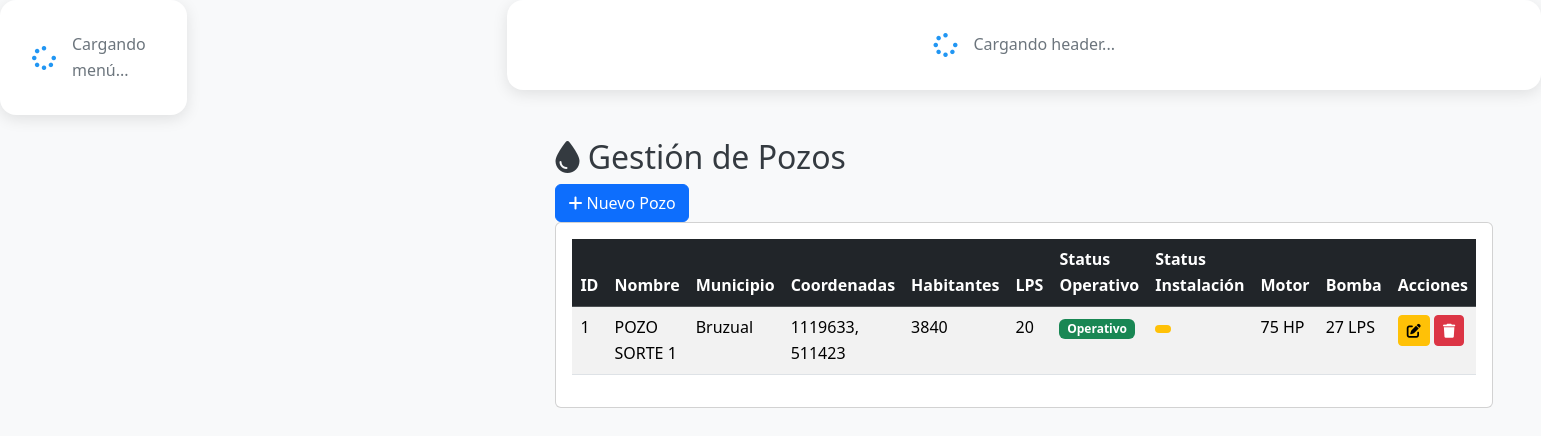
/views/pozos.php (signed in), run on the app's committed database.
### tables this page shows
CREATE TABLE `posos` (
  `id` bigint unsigned NOT NULL AUTO_INCREMENT,
  `nombre` varchar(100) DEFAULT NULL,
  `municipio` varchar(100) DEFAULT NULL,
  `norte` varchar(100) DEFAULT NULL,
  `este` varchar(100) DEFAULT NULL,
  `sectores` text,
  `habitantes` varchar(100) DEFAULT NULL,
  `lps` varchar(100) DEFAULT NULL,
  `statuso` varchar(100) DEFAULT NULL,
  `statusi` varchar(100) DEFAULT NULL,
  `motor_id` bigint unsigned DEFAULT NULL,
  `bomba_id` bigint unsigned DEFAULT NULL,
  PRIMARY KEY (`id`),
  KEY `posos_motores_fk` (`motor_id`),
  KEY `posos_bombas_fk` (`bomba_id`),
  CONSTRAINT `posos_bombas_fk` FOREIGN KEY (`bomba_id`) REFERENCES `bombas` (`id`) ON DELETE SET NULL ON UPDATE CASCADE,
  CONSTRAINT `posos_motores_fk` FOREIGN KEY (`motor_id`) REFERENCES `motores` (`id`) ON DELETE SET NULL ON UPDATE CASCADE
);

CREATE TABLE `municipios` (
  `id` bigint unsigned NOT NULL AUTO_INCREMENT,
  `municipio` varchar(100) DEFAULT NULL,
  PRIMARY KEY (`id`)
);

CREATE TABLE `motores` (
  `id` bigint unsigned NOT NULL AUTO_INCREMENT,
  `hp` varchar(100) DEFAULT NULL,
  `voltaje` varchar(100) DEFAULT NULL,
  `tipo` varchar(100) DEFAULT NULL,
  `cuerpo` varchar(100) DEFAULT NULL,
  PRIMARY KEY (`id`)
);

CREATE TABLE `bombas` (
  `id` bigint unsigned NOT NULL AUTO_INCREMENT,
  `lps` varchar(100) DEFAULT NULL,
  `altura` varchar(100) DEFAULT NULL,
  `tipo` varchar(100) DEFAULT NULL,
  `cuerpo` varchar(100) DEFAULT NULL,
  `diametro` varchar(100) DEFAULT NULL,
  PRIMARY KEY (`id`)
);

### views/pozos.php (the view, shortened to what this page needs)
<?php
require_once __DIR__ . '/../conexion.php';
$pozos = [];
$query = "SELECT p.*, m.hp as motor_hp, m.voltaje as motor_voltaje, b.lps as bomba_lps, b.tipo as bomba_tipo, mu.municipio as municipio_nombre
          FROM posos p
          LEFT JOIN motores m ON p.motor_id = m.id
          LEFT JOIN bombas b ON p.bomba_id = b.id
          LEFT JOIN municipios mu ON p.municipio = mu.id
          ORDER BY p.id DESC";
$result = $conn->query($query);
if ($result) {
    while ($row = $result->fetch_assoc()) {
        $pozos[] = $row;
    }
}
?>
<!DOCTYPE html>
<html lang="es">
<head>
    <link href="https://cdn.jsdelivr.net/npm/bootstrap@5.3.2/dist/css/bootstrap.min.css" rel="stylesheet">
    <link href="https://cdnjs.cloudflare.com/ajax/libs/font-awesome/6.4.0/css/all.min.css" rel="stylesheet">
    <link href="../assets/css/dashboard.css" rel="stylesheet">
</head>
<body>
    <div class="dashboard-container">
        <div id="sidebarContainer">
            <div class="loading-component">
                <i class="fas fa-spinner fa-spin"></i>
                <span>Cargando menú...</span>
            </div>
        </div>
        <main class="main-content">
            <div id="headerContainer">
                <div class="loading-component">
                    <i class="fas fa-spinner fa-spin"></i>
                    <span>Cargando header...</span>
                </div>
            </div>
            <div class="content-area" id="contentArea">
                <div class="page-header">
                    <h2><i class="fas fa-tint"></i> Gestión de Pozos</h2>
                    <button class="btn btn-primary" data-bs-toggle="modal" data-bs-target="#pozoModal" onclick="clearForm()">
                        <i class="fas fa-plus"></i> Nuevo Pozo
                    </button>
                </div>
                <div class="card">
                    <div class="card-body">
                        <div class="table-responsive">
                            <table class="table table-striped table-hover">
                                <thead class="table-dark">
                                    <tr>
                                        <th>ID</th>
                                        <th>Nombre</th>
                                        <th>Municipio</th>
                                        <th>Coordenadas</th>
                                        <th>Habitantes</th>
                                        <th>LPS</th>
                                        <th>Status Operativo</th>
                                        <th>Status Instalación</th>
                                        <th>Motor</th>
                                        <th>Bomba</th>
                                        <th>Acciones</th>
                                    </tr>
                                </thead>
                                <tbody>
                                    <?php foreach ($pozos as $pozo): ?>
                                    <tr>
                                        <td><?php echo htmlspecialchars($pozo['id']); ?></td>
                                        <td><?php echo htmlspecialchars($pozo['nombre']); ?></td>
                                        <td><?php echo htmlspecialchars($pozo['municipio_nombre'] ?? 'N/A'); ?></td>
                                        <td><?php echo htmlspecialchars($pozo['norte'] . ', ' . $pozo['este']); ?></td>
                                        <td><?php echo htmlspecialchars($pozo['habitantes']); ?></td>
                                        <td><?php echo htmlspecialchars($pozo['lps']); ?></td>
                                        <td>
                                            <span class="badge <?php echo $pozo['statuso'] === 'Operativo' ? 'bg-success' : 'bg-danger'; ?>">
                                                <?php echo htmlspecialchars($pozo['statuso']); ?>
                                            </span>
                                        </td>
                                        <td>
                                            <span class="badge <?php echo $pozo['statusi'] === 'Instalado' ? 'bg-success' : 'bg-warning'; ?>">
                                            </span>
                                        </td>
                                        <td><?php echo $pozo['motor_hp'] ? htmlspecialchars($pozo['motor_hp'] . ' HP') : 'N/A'; ?></td>
                                        <td><?php echo $pozo['bomba_lps'] ? htmlspecialchars($pozo['bomba_lps'] . ' LPS') : 'N/A'; ?></td>
                                        <td>
                                            <button class="btn btn-sm btn-warning" onclick="editPozo(<?php echo htmlspecialchars(json_encode($pozo)); ?>)">
                                                <i class="fas fa-edit"></i>
                                            </button>
                                            <button class="btn btn-sm btn-danger" onclick="deletePozo(<?php echo $pozo['id']; ?>)">
                                                <i class="fas fa-trash"></i>
                                            </button>
                                        </td>
                                    </tr>
                                    <?php endforeach; ?>
                                </tbody>
                            </table>
                        </div>
                    </div>
                </div>
            </div>
        </main>
    </div>
</body>
</html>

### assets/css/dashboard.css (style rules this page uses)
:root { --primary-blue: #1976d2; --secondary-blue: #2196f3; --light-blue: #e3f2fd; --accent-blue: #64b5f6; --primary-green: #4caf50; --success-green: #2e7d32; --warning-orange: #ff9800; --error-red: #f44336; --info-cyan: #00bcd4; --white: #ffffff; --light-gray: #f8f9fa; --medium-gray: #6c757d; --dark-gray: #343a40; --border-color: #dee2e6; --sidebar-width: 320px; --sidebar-collapsed-width: 85px; --header-height: 85px; --shadow-light: rgba(0, 0, 0, 0.1); --shadow-medium: rgba(0, 0, 0, 0.15); --shadow-dark: rgba(0, 0, 0, 0.25); --transition: all 0.3s cubic-bezier(0.4, 0, 0.2, 1); --border-radius: 16px; }
* { margin: 0; padding: 0; box-sizing: border-box; }
body { font-family: "Segoe UI", Tahoma, Geneva, Verdana, sans-serif; background: var(--light-gray); color: var(--dark-gray); line-height: 1.6; overflow-x: hidden; }
.loading-component { display: flex; align-items: center; justify-content: center; gap: 1rem; padding: 2rem; color: var(--medium-gray); background: var(--white); border-radius: var(--border-radius); box-shadow: 0 4px 15px var(--shadow-light); }
.loading-component i { font-size: 1.5rem; color: var(--secondary-blue); }
.dashboard-container { display: flex; min-height: 100vh; }
.main-content { flex: 1; margin-left: var(--sidebar-width); transition: var(--transition); min-height: 100vh; display: flex; flex-direction: column; }
.content-area { flex: 1; padding: 3rem; overflow-y: auto; }

### data on the page
posos: id "1", nombre "POZO SORTE 1", municipios.municipio "Bruzual", norte+este "1119633, 511423", habitantes "3840", lps "20", statuso "Operativo", motor.hp "75 HP", bomba.lps "27 LPS"
